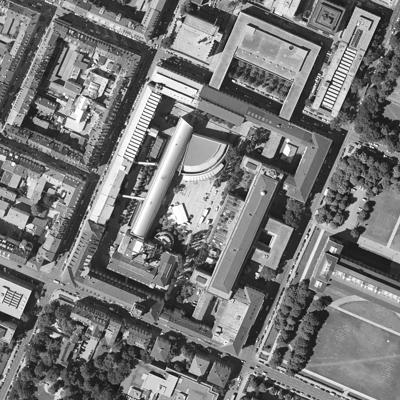
#> input picture PRT_Ex1_Ho/images/image.bmp, 400 x 400 px
$ python main.py
#> lines starting #> are read from the running program, lines starting #| are printed output that depends on the picture; long printed decimals are rounded
import os
import numpy as np
import matplotlib.pyplot as plt
import IP01_function as IP

# load the image
plt.figure()
img = plt.imread('images/image.bmp')
#> img is the input picture: shape (400, 400); min 15, max 255, mean 118.4
#  print(img.shape)
#  print(img)
plt.imshow(img)

# calculate the histogram
hist = np.zeros(256)
for i in range(img.shape[0]):
    for j in range(img.shape[1]):
        hist[img[i,j]] += 1

# plot the histogram
plt.figure()
plt.stairs(hist)
# save the plot
#plt.savefig('histogram.png')
# check the histogram
plt.figure()
plt.stem(range(256), hist)  # Using plt.stem() instead of plt.hist()
plt.xlim([0,256])
# save the plot
#plt.savefig('histogram_check.png')

# calculate the mean of the image
mean = np.sum(img)/np.size(img)
#> mean = 118.4
print('mean = ', mean)
#| mean =  118.420
print('np.mean = ', np.mean(img))
#| np.mean =  118.420

# calculate the variance of the image
var = np.sum((img-mean)**2)/np.size(img)
#> var = 3413.9
print('var = ', var)
#| var =  3413.920
print('np.var = ', np.var(img))
#| np.var =  3413.920

# calculate the standard deviation of the image
std = np.sqrt(var)
#> std = 58.43
print('std = ', std)
#| std =  58.429
print('np.std = ', np.std(img))
#| np.std =  58.429

# calculate the covariance of the image
def cov(img1, img2):
    cov = np.zeros((img1.shape[0], img1.shape[1]))
    cov= np.sum((img1-np.mean(img1))*(img2-np.mean(img2)))/np.size(img1)
    return cov

img1=plt.imread('images/image_a.bmp')
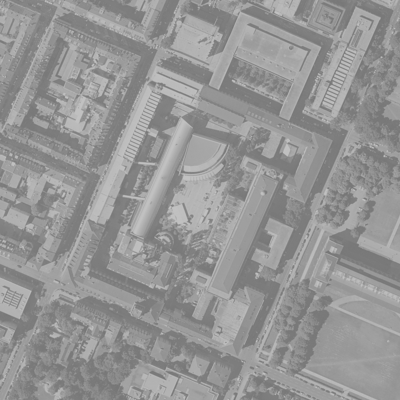
#> input picture PRT_Ex1_Ho/images/image_a.bmp, 400 x 400 px
#> img1 is the input picture: shape (400, 400); min 116, max 193, mean 149.1
img2=plt.imread('images/image_b.bmp')
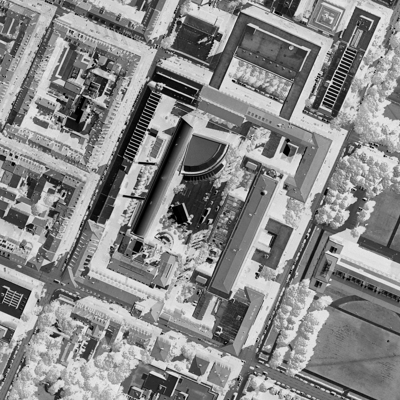
#> input picture PRT_Ex1_Ho/images/image_b.bmp, 400 x 400 px
#> img2 is the input picture: shape (400, 400); min 0, max 240, mean 136.6
print('cov = ', cov(img1, img2))
#> in cov, `cov= np.sum((img1-np.mean(img1))*(img2-np.mean(img2)))/np.size(img1)`: cov = -1084.5
#| cov =  -1084.526
print('np.cov = ', np.cov(img1.reshape((1,-1)), img2.reshape((1,-1)))[0,1])
#| np.cov =  -1084.533

# calculate the correlation coefficient of the image
corr = cov(img1,img2)/(np.std(img1)*np.std(img2))
#> corr = -1
print('corr = ', corr)
#| corr =  -0.9999
print('np.corrcoef = ', np.corrcoef(img1.reshape((1,-1)), img2.reshape((1,-1)))[0,1])
#| np.corrcoef =  -0.9999

def testImage(img):
    # calculate the histogram
    hist, bins = np.histogram(img.flatten(), 256, [0,256])
#> hist = 256 values, max 5754 at index 125, min 0 at index 0, mean 625; bins = 257 values from 0 to 256
    # calculate the mean
    mean = np.mean(img)
#> mean = 149.1
    # calculate the variance
    var = np.var(img)
#> var = 344.6
    # calculate the standard deviation
    std = np.std(img)
#> std = 18.56
    return hist, mean, var, std

# load the images
test_img=['images/image_a.bmp', 'images/image_b.bmp', 'images/image_c.bmp', 'images/image_d.bmp']
for i in range(len(test_img)):
    img_t = plt.imread(test_img[i])
    hist, mean, var, std = testImage(img_t)
#> mean = 149.1; var = 344.6; std = 18.56
    print('Image ', test_img[i], ':')
    print('mean = ', mean)
#| mean =  149.124
    print('var = ', var)
#| var =  344.614
    print('std = ', std)
#| std =  18.564
    plt.figure()
    plt.stem(range(256), hist)
    plt.xlim([0,256])
    #plt.savefig('histogram_check'+str(i)+'.png')
for i in range(len(test_img)):
    img_t = plt.imread(test_img[i])
    sigma=cov(img, img_t)
    rho = sigma/(np.std(img)*np.std(img_t))
    print('Image ', test_img[i], ':')
    print('cov = ', sigma)
    print('corr = ', rho)

# Template search
# load the image
query = plt.imread('images/query.bmp')
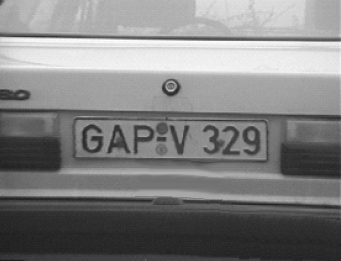
#> input picture PRT_Ex1_Ho/images/query.bmp, 341 x 261 px
#> query is the input picture: shape (261, 341); min 28, max 255, mean 127.9
def templateSearch(img, query):
    # return the most likely position of a template in the original image
    return IP.getMaximumCorrPoint(IP.correlation(img, query))
temp_list=['images/templateA.bmp', 'images/templateG.bmp', 'images/templateP.bmp', 'images/templateV.bmp']
alphabet = ['A', 'G', 'P', 'V']
for i in range(len(temp_list)):
#> (the run stopped early here; a loop or call above may not have finished)
